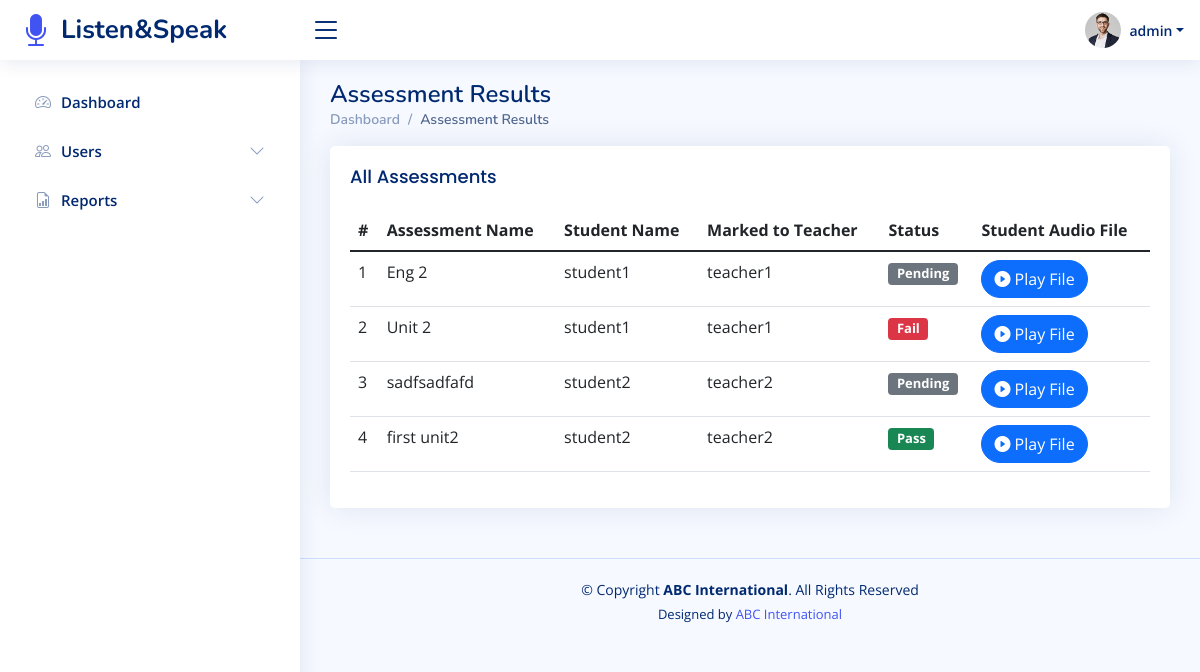
The page /admin/reports/assessment_results.php (signed in) on the database as committed earlier.
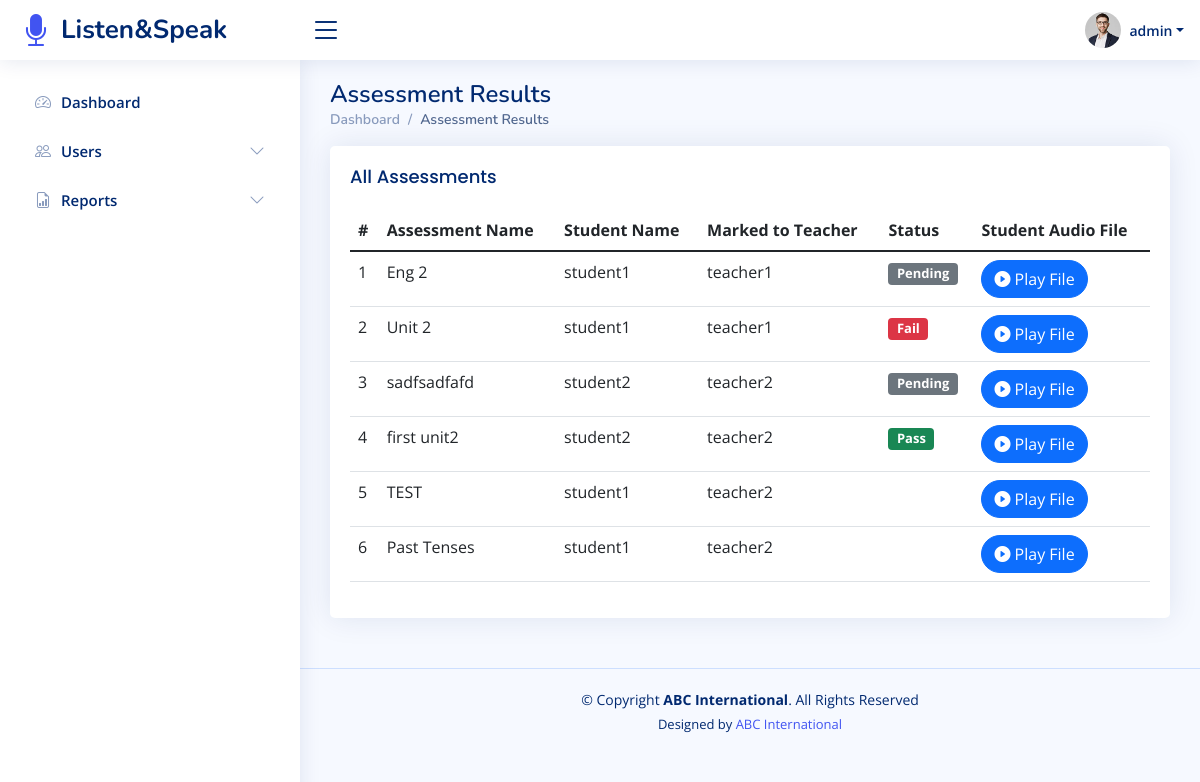
The same page on the database as committed later.
### tables this page shows
CREATE TABLE `audio_responses` (
  `response_id` int(11) NOT NULL,
  `unit_id` int(11) DEFAULT NULL,
  `student_id` int(11) DEFAULT NULL,
  `teacher_id` int(11) DEFAULT NULL,
  `audio_url` varchar(255) DEFAULT NULL,
  `status` enum('Pending','Approved','Rejected') DEFAULT 'Pending',
  `percentage` int(100) DEFAULT NULL,
  `teacher_audio` varchar(1000) DEFAULT NULL,
  `date_time` timestamp NULL DEFAULT current_timestamp()
);

CREATE TABLE `units` (
  `unit_id` int(11) NOT NULL,
  `unit_name` varchar(255) NOT NULL,
  `subject_id` int(11) DEFAULT NULL,
  `content` text DEFAULT NULL,
  `file` varchar(100) DEFAULT NULL,
  `type` varchar(100) NOT NULL DEFAULT 'Lesson',
  `link` varchar(100) DEFAULT NULL,
  `status` enum('Pass','Fail','Pending') DEFAULT NULL
);

CREATE TABLE `users` (
  `user_id` int(11) NOT NULL,
  `pic` varchar(100) NOT NULL DEFAULT 'default.jpg',
  `email` varchar(100) NOT NULL,
  `user_type` enum('Admin','Student','Teacher') NOT NULL,
  `fullName` varchar(255) NOT NULL,
  `pass` varchar(255) NOT NULL,
  `address` text DEFAULT NULL,
  `phone` varchar(100) DEFAULT NULL,
  `country` varchar(100) DEFAULT NULL
);

### app/app.php (called while the page is built, shortened)
<?php
	function root(): string{
		return $GLOBALS["prod"] == true ? "https://lms.kashifali.me/" : "http://localhost/listenSpeak/";
	}
?>

### app/__adminListAssessmentsReport.php (the view, shortened to what this page needs)
<div class="row">
    <div class="col-lg-12">
        <div class="card">
            <div class="card-body">
                <h5 class="card-title">All Assessments</h5>
                <table class="table datatable">
                    <thead>
                    <tr>
                        <th scope="col">#</th>
                        <th scope="col">Assessment Name</th>
                        <th scope="col">Student Name</th>
                        <th scope="col">Marked to Teacher</th>
                        <th scope="col">Status</th>
                        <th scope="col">Student Audio File</th>
                    </tr>
                    </thead>
                    <tbody>
                    <?php
                    $query = "SELECT users.fullName AS student_name,
                             u.fullName AS teacher_name,
                             audio_responses.audio_url,
                             units.unit_name,
                             units.status
                      FROM audio_responses
                      INNER JOIN users ON audio_responses.student_id = users.user_id AND users.user_type = 'Student'
                      INNER JOIN users AS u ON audio_responses.teacher_id = u.user_id AND u.user_type = 'Teacher'
                      INNER JOIN units ON audio_responses.unit_id = units.unit_id";
                    $result = mysqli_query($GLOBALS["con"], $query);
                    if (mysqli_num_rows($result) > 0) {
                        $count = 1;
                            while ($row = mysqli_fetch_assoc($result)) {
                                echo "<tr>
                                    <td scope='row'>".$count++."</td>
                                    <td>".$row['unit_name']."</td>
                                    <td>".$row['student_name']."</td>
                                    <td>".$row['teacher_name']."</td>
                                    <td>
                                        ".getStatusRow($row['status'])."
                                    </td>
                                    <td>
                                        <a href='#".$row['audio_url']."' class='btn btn-primary rounded-pill'>
                                            <i class='bi bi-play-circle-fill'></i>
                                            Play File
                                        </a>
                                    </td>
                                </tr>";
                        }
                    } else {
                        echo "No data available";
                    }
                    ?>
                    </tbody>
                </table>
            </div>
        </div>
    </div>
</div>
<?php
function getStatusRow($status){
    $class = '';
    if($status == 'Pass') $class = 'success';
    if($status == 'Fail') $class = 'danger';
    if($status == 'Pending') $class = 'secondary';
    return "<span class='badge bg-".$class."' style='font-size: small'>".$status."</span>";
}
?>

### app/admin_side_bar.php (shortened to what this page needs)
<?php
function generateMenuItemID($title) {
    $id = strtolower(str_replace(' ', '-', $title));
    $id = preg_replace('/[^a-zA-Z0-9\-]/', '', $id);
    return $id;
}
$menu = array(
    array(
        'title' => 'Dashboard',
        'icon' => 'bi bi-speedometer2',
        'link' => 'admin/dashboard'
    ),
    array(
        'title' => 'Users',
        'icon' => 'bi bi-people',
        'sub_menu' => array(
            array(
                'title' => 'Manage Users',
                'link' => 'admin/users/manage_users.php'
            ),
            array(
                'title' => 'Add new User',
                'link' => 'admin/users/add_user.php'
            )
        )
    ),
    array(
        'title' => 'Reports',
        'icon' => 'bi bi-file-earmark-bar-graph',
        'sub_menu' => array(
            array(
                'title' => 'Students Progress',
                'link' => 'admin/reports/user_performance.php'
            ),
            array(
                'title' => 'Assessment Results',
                'link' => 'admin/reports/assessment_results.php'
            )
        )
    )
);
?>
<aside id="sidebar" class="sidebar">
    <ul class="sidebar-nav" id="sidebar-nav">
        <?php foreach ($menu as $item) : ?>
            <li class="nav-item">
                <a class="nav-link collapsed" <?php if(!isset($item['sub_menu'])) { ?> href="<?php echo root().$item['link'];  ?>" <?php }else{?>
                    data-bs-target="#<?= generateMenuItemID(strtolower(str_replace(' ', '', $item['title']))) ?>-nav" data-bs-toggle="collapse" href="#"<?php } ?>>
                    <i class="<?= $item['icon'] ?>"></i><span><?= $item['title'] ?></span>
                    <?php if(isset($item['sub_menu'])) { ?> <i class="bi bi-chevron-down ms-auto"></i> <?php } ?>
                </a>
            </li>
        <?php endforeach; ?>
    </ul>
</aside>

Rows that differ between the two databases and show on the page:
added audio_responses: unit.unit_name "TEST", users.fullName "student1", users.fullName "teacher2"
added audio_responses: unit.unit_name "Past Tenses", users.fullName "student1", users.fullName "teacher2"
